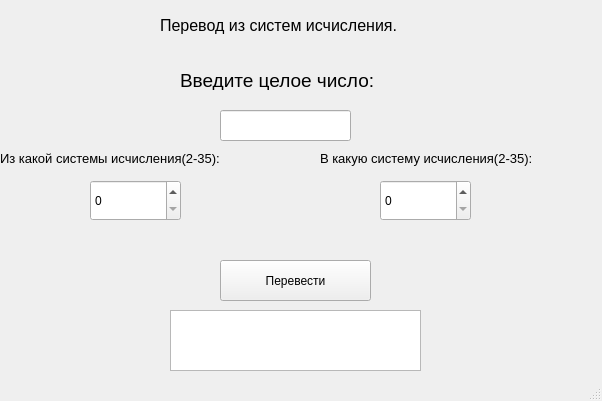
<?xml version="1.0" encoding="UTF-8"?>
<ui version="4.0">
 <class>MainWindow</class>
 <widget class="QMainWindow" name="MainWindow">
  <property name="geometry">
   <rect>
    <x>0</x>
    <y>0</y>
    <width>602</width>
    <height>401</height>
   </rect>
  </property>
  <property name="windowTitle">
   <string>MainWindow</string>
  </property>
  <widget class="QWidget" name="centralwidget">
   <widget class="QLineEdit" name="name_input">
    <property name="geometry">
     <rect>
      <x>220</x>
      <y>110</y>
      <width>131</width>
      <height>31</height>
     </rect>
    </property>
   </widget>
   <widget class="QLabel" name="label">
    <property name="geometry">
     <rect>
      <x>160</x>
      <y>10</y>
      <width>291</width>
      <height>31</height>
     </rect>
    </property>
    <property name="font">
     <font>
      <pointsize>12</pointsize>
     </font>
    </property>
    <property name="text">
     <string>Перевод из систем исчисления.</string>
    </property>
   </widget>
   <widget class="QLabel" name="label_2">
    <property name="geometry">
     <rect>
      <x>0</x>
      <y>150</y>
      <width>291</width>
      <height>16</height>
     </rect>
    </property>
    <property name="font">
     <font>
      <pointsize>10</pointsize>
     </font>
    </property>
    <property name="text">
     <string>Из какой системы исчисления(2-35):</string>
    </property>
   </widget>
   <widget class="QLabel" name="label_3">
    <property name="geometry">
     <rect>
      <x>320</x>
      <y>150</y>
      <width>281</width>
      <height>16</height>
     </rect>
    </property>
    <property name="font">
     <font>
      <pointsize>10</pointsize>
     </font>
    </property>
    <property name="text">
     <string>В какую систему исчисления(2-35):</string>
    </property>
   </widget>
   <widget class="QLabel" name="label_4">
    <property name="geometry">
     <rect>
      <x>180</x>
      <y>70</y>
      <width>241</width>
      <height>20</height>
     </rect>
    </property>
    <property name="font">
     <font>
      <pointsize>14</pointsize>
     </font>
    </property>
    <property name="text">
     <string>Введите целое число:</string>
    </property>
   </widget>
   <widget class="QPushButton" name="btn">
    <property name="geometry">
     <rect>
      <x>220</x>
      <y>260</y>
      <width>151</width>
      <height>41</height>
     </rect>
    </property>
    <property name="text">
     <string>Перевести</string>
    </property>
   </widget>
   <widget class="QTextBrowser" name="buglabel">
    <property name="geometry">
     <rect>
      <x>170</x>
      <y>310</y>
      <width>251</width>
      <height>61</height>
     </rect>
    </property>
   </widget>
   <widget class="QSpinBox" name="number_input">
    <property name="geometry">
     <rect>
      <x>90</x>
      <y>180</y>
      <width>91</width>
      <height>41</height>
     </rect>
    </property>
   </widget>
   <widget class="QSpinBox" name="number_input1">
    <property name="geometry">
     <rect>
      <x>380</x>
      <y>180</y>
      <width>91</width>
      <height>41</height>
     </rect>
    </property>
   </widget>
  </widget>
  <widget class="QMenuBar" name="menubar">
   <property name="geometry">
    <rect>
     <x>0</x>
     <y>0</y>
     <width>602</width>
     <height>26</height>
    </rect>
   </property>
  </widget>
  <widget class="QStatusBar" name="statusbar"/>
 </widget>
 <resources/>
 <connections/>
</ui>
